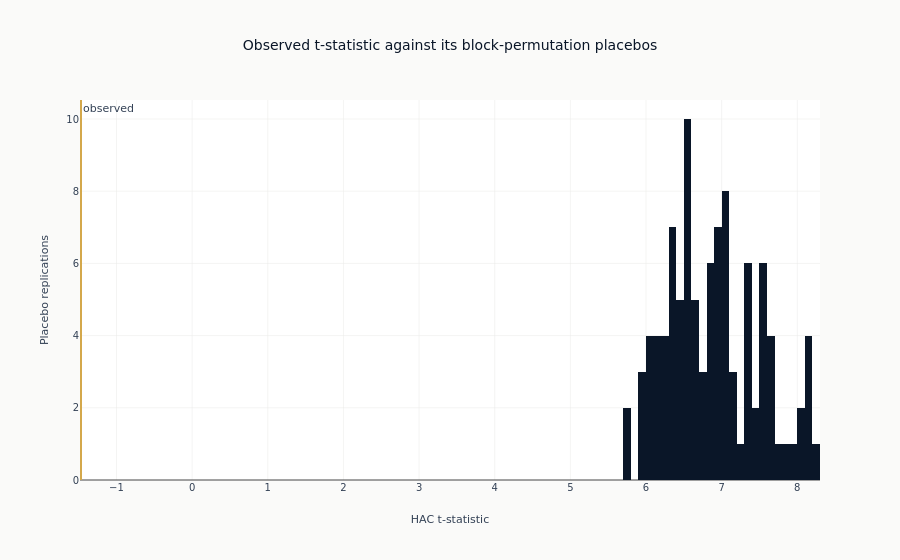

Notebook code for this chart:
### Markdown cell above
### The observed t-statistic against its placebos

The permutation test asks how often the same estimator recovers a HAC t-statistic this large
from data whose treatment has been shuffled in blocks - which keeps the panel's shape but
destroys the treatment's alignment with the outcome. It compares t-statistics rather than
effects because a shuffled treatment is no longer predictable from the controls: its residual
keeps nearly all its variance, that variance is the denominator of the second-stage effect, and
so every placebo effect is divided by a larger number than the observed one. The two significance
readings answer different questions and can disagree. The Newey-West p-value asks whether the
effect is distinguishable from zero under a parametric model of the errors; the permutation p-value
needs no such model, but can only reject in proportion to the draws run. When the
permutation test does not corroborate the parametric one, the parametric standard error is
the reading to distrust: it rests on an assumption about the errors that the shuffle does
not need.

### Code cell
# The distribution is drawn on the t-statistic, which is also the scale the p-value above
# is computed on. Plotting the raw effects would put a narrower distribution beside a
# p-value that did not come from it: a permuted treatment is no longer predictable from
# the controls, so its residual keeps its variance, the second stage divides by a larger
# number, and every placebo effect is pulled toward zero whether or not there is anything
# to find. Dividing each draw by its own standard error is what removes that.
placebo_t = np.asarray(metrics.get("placebo_t_stats") or [], dtype=float)
if placebo_t.size:
    observed_t = float(metrics["dml_effect"]) / float(metrics["dml_se_hac"])
    fig = go.Figure()
    fig.add_histogram(
        x=placebo_t, nbinsx=30, name="Placebo t-statistics", marker_color=COLORS["blue"]
    )
    fig.add_vline(
        x=observed_t,
        line_color=COLORS["amber"],
        line_width=2,
        annotation_text="observed",
    )
    fig.update_layout(
        title="Observed t-statistic against its block-permutation placebos",
        xaxis_title="HAC t-statistic",
        yaxis_title="Placebo replications",
    )
    show_plotly_with_alt(
        fig,
        "Histogram of block-permutation placebo HAC t-statistics with the observed DML "
        "t-statistic marked, showing where the estimate falls in the null distribution.",
    )
    print(
        f"Placebo t-statistics: {placebo_t.size} draws, "
        f"mean {placebo_t.mean():+.3f}, sd {placebo_t.std():.3f}. "
        f"Observed {observed_t:+.3f}."
    )
else:
    print(
        "No placebo t-statistics are stored on this row, so there is no null distribution "
        "to show. A row registered before the refutation moved onto the t scale carries "
        "placebo effects only, and its stored p-value is not comparable with this figure."
    )

### Figure 1 — Plotly figure (JSON) as saved in the notebook; plotly's stock layout.template omitted (floating-point values rounded to 4 significant figures)
{"data": [{"marker": {"color": "#0a1628"}, "name": "Placebo t-statistics", "nbinsx": 30, "type": "histogram", "x": [5.776, 6.104, 7.688, 8.127, 7.403, 8.153, 5.8, 6.377, 6.509, 6.32, 6.995, 6.282, 7.499, 6.973, 6.914, 8.049, 6.243, 5.918, 7.084, 6.672, 7.546, 7.36, 7.667, 6.894, 6.099, 5.974, 6.665, 6.885, 6.719, 8.11, 6.534, 7.606, 6.916, 7.186, 6.531, 6.535, 7.03, 6.012, 6.372, 8.282, 7.158, 7.553, 7.351, 7.013, 8.158, 6.709, 7.596, 7.065, 6.547, 7.318, 6.125, 6.489, 6.398, 7.685, 6.442, 6.399, 6.597, 6.257, 7.877, 5.949, 7.024, 7.522, 6.441, 6.677, 7.908, 6.438, 6.097, 7.755, 6.553, 6.195, 6.538, 6.612, 8.072, 6.724, 6.926, 6.482, 6.273, 7.36, 6.072, 6.881, 7.232, 6.132, 6.864, 6.521, 7.559, 6.557, 6.663, 6.915, 7.345, 7.322, 6.916, 7.046, 7.149, 7.505, 7.018, 6.347, 6.894, 6.313, 7.02, 6.826]}], "layout": {"annotations": [{"showarrow": false, "text": "observed", "x": -1.469, "xanchor": "left", "xref": "x", "y": 1, "yanchor": "top", "yref": "y domain"}], "shapes": [{"line": {"color": "#D4A84B", "width": 2}, "type": "line", "x0": -1.469, "x1": -1.469, "xref": "x", "y0": 0, "y1": 1, "yref": "y domain"}], "title": {"text": "Observed t-statistic against its block-permutation placebos"}, "xaxis": {"title": {"text": "HAC t-statistic"}}, "yaxis": {"title": {"text": "Placebo replications"}}}}
